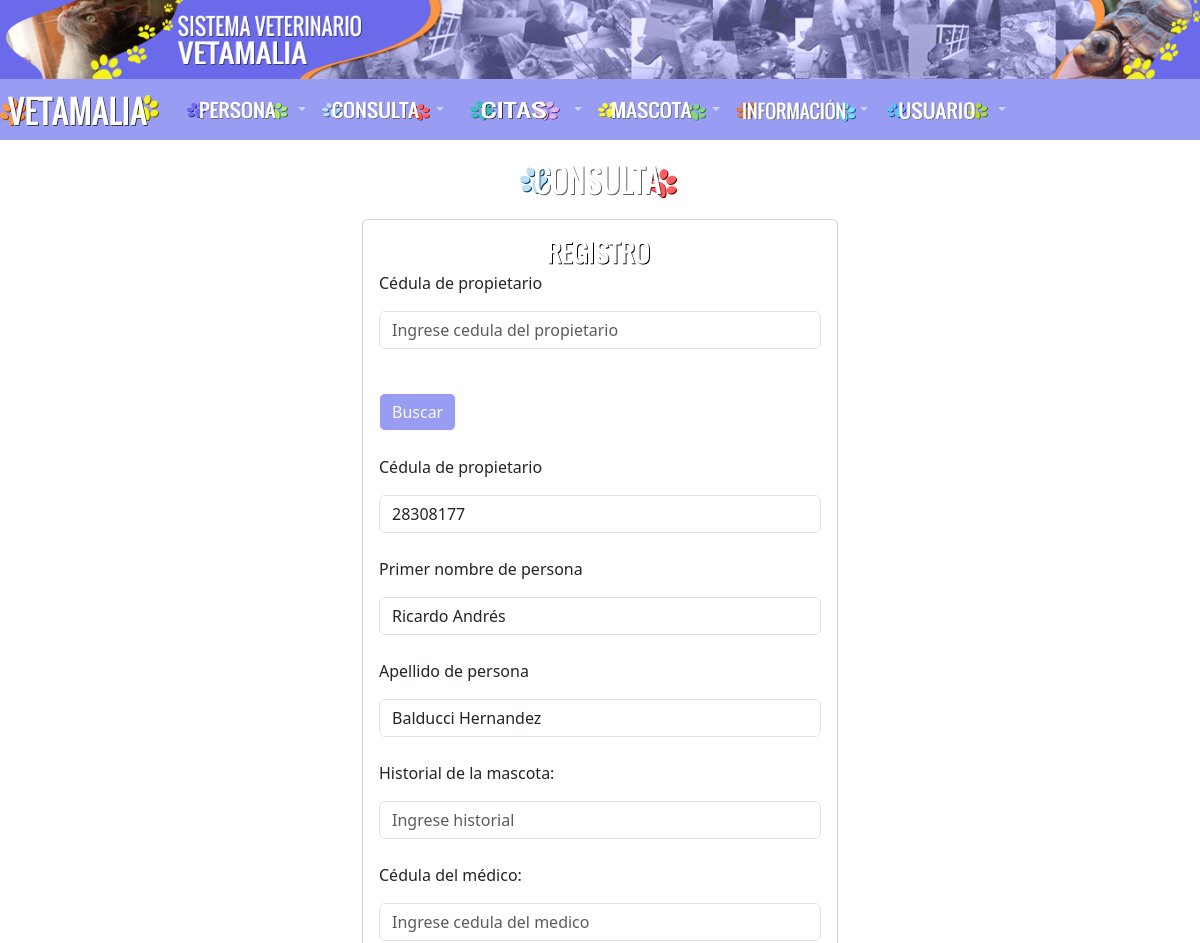
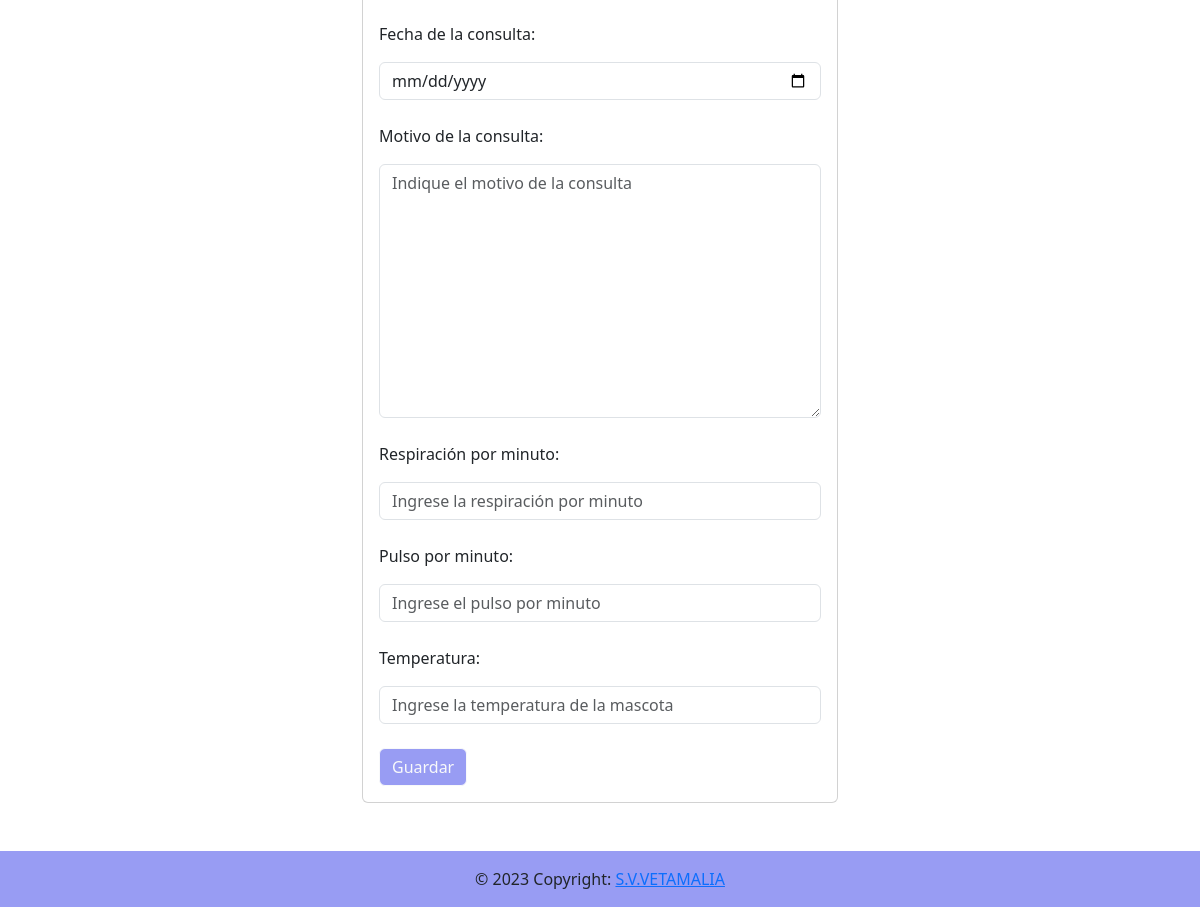
The app's page /consulta/registrar.php?cedula=28308177 with its own data (2 pictures, top to bottom).
### tables this page shows
CREATE TABLE `consulta` (
  `cedula_propietario` int(15) NOT NULL,
  `historial` int(50) NOT NULL,
  `cedula_medico` int(15) NOT NULL,
  `fecha_consulta` date NOT NULL,
  `motivo` text NOT NULL,
  `rxm` varchar(50) NOT NULL,
  `pxm` varchar(50) NOT NULL,
  `temperatura` varchar(50) NOT NULL
);

CREATE TABLE `persona` (
  `cedula` int(11) NOT NULL,
  `nombre` varchar(50) NOT NULL,
  `apellido` varchar(50) NOT NULL
);

### consulta/registrar.php (the view, shortened to what this page needs)
<?php include("../database/db.php");?>
<?php include("../include/headers.php")?>
<div class="container p-4">
        <img src="../img/Consulta.png" class="rounded mx-auto d-block" width="160" height="35"></a>
    <div class="row">
        <div class="d-grid gap-2 col-6 mx-auto" style="width: 500px; margin-top: 20px !important; margin-bottom: 80px;">
            <div class="card card-body">
                <img src="../img/Registro.png" class="rounded mx-auto d-block" width="160" height="35"></a>
                <form action="registrar.php">
                    <p class="h7">Cédula de propietario</p>
                    <input type="number" name="cedula" class="form-control" placeholder="Ingrese cedula del propietario" required  onkeypress="return valideKey(event);"onblur="limpia()">
                    <br>
                    <input type="submit" class="btn btn-outline-light" name="buscar" value="Buscar" style="background-color: #989cf3; margin-top: 20px !important;">
                </form>
                <form action="save.php" method="POST">
                    <?php if (isset($_GET['cedula'])){
                        $cedula=$_GET['cedula'];
                        $sqla = "SELECT * FROM consulta WHERE cedula_propietario LIKE '%$cedula%'";
                        $resulta = $conn->query($sqla);
                        $sql = "SELECT * FROM propietario WHERE cedula_propietario LIKE '%$cedula%'";
                        $result = $conn->query($sql);
                        $sqls = "SELECT * FROM persona WHERE cedula LIKE '%$cedula%'";
                        $resultados = $conn->query($sqls);
                        if($row = $resulta->fetch_assoc()){
                            ?>
                            <br><div class="form-group">
                                <p class="h7">Cédula de propietario</p>
                                <input type="text" name="cedula_propietario" value="<?php echo $row['cedula_propietario']; $nombre2 = $row['cedula_propietario'];?>" class="form-control" placeholder="Ingrese cédula" requiredonkeypress="return soloLetras(event)" onblur="limpia()" >
                            </div><br>
                            <?php if($rowe = $resultados->fetch_assoc()){
                                if($rowe ['cedula'] == $row ['cedula_propietario']){?>
                                    <div class="form-group">
                                    <p class="h7">Primer nombre de persona</p>
                                    <input type="text" name="nombre" value="<?php echo $rowe['nombre']; $nombre2 = $rowe['nombre'];?>" class="form-control" placeholder="Ingrese teléfono" required onkeypress="return valideKey(event);"onblur="limpia()"  readonly>
                                </div><br>
                                <div class="form-group">
                                    <p class="h7">Apellido de persona</p>
                                    <input type="text" name="apellido" value="<?php echo $rowe['apellido']; $apellido2 = $rowe['apellido'];?>" class="form-control" placeholder="Ingrese teléfono" required onkeypress="return valideKey(event);"onblur="limpia()"  readonly>
                                </div><br>
                                <?php }
                            }
                            ?>
                            <div class="form-group">
                                <p class="h7">Historial de la mascota:</p>
                                <input type="text" name="historial" class="form-control" required placeholder="Ingrese historial" onkeypress="return valideKey(event);"onblur="limpia()">
                            </div><br>
                            <div class="form-group">
                                <p class="h7">Cédula del médico:</p>
                                <input type="number" name="cedula_medico" class="form-control" required placeholder="Ingrese cedula del medico" onkeypress="return valideKey(event);"onblur="limpia()">
                            </div><br>
                            <div class="form-group">
                                <p class="h7">Fecha de la consulta:</p>
                                <input type="date" name="fecha_consulta" class="form-control" required placeholder="Ingrese fecha de la consulta" >
                            </div><br>
                            <div class="form-group">
                                <p class="h7">Motivo de la consulta:</p>
                                <textarea name="motivo" id="" cols="30" rows="10"class="form-control" placeholder="Indique el motivo de la consulta"></textarea>
                            </div><br>
                            <div class="form-group">
                                <p class="h7">Respiración por minuto:</p>
                                <input type="text" name="rxm" class="form-control me-2" required placeholder="Ingrese la respiración por minuto">
                            </div><br>
                            <div class="form-group">
                                <p class="h7">Pulso por minuto:</p>
                                <input type="text" name="pxm" class="form-control me-2" required placeholder="Ingrese el pulso por minuto">
                            </div><br>
                            <div class="form-group"><p class="h7">Temperatura:</p>
                                <input type="text" name="temperatura" class="form-control me-2" required placeholder="Ingrese la temperatura de la mascota" >
                            </div><br>
                            <input type="submit" name="save" value="Guardar" class="btn btn-outline-light" type="button" style="background-color: #989cf3"></button>
                            <?php }
                    }
                    ?>
            </div>
        </div>
    </div>
</div>
<?php include("../include/footer.php");?>

### records on screen
consulta: cedula_propietario "28308177"
persona: nombre "Ricardo Andrés", apellido "Balducci Hernandez"
